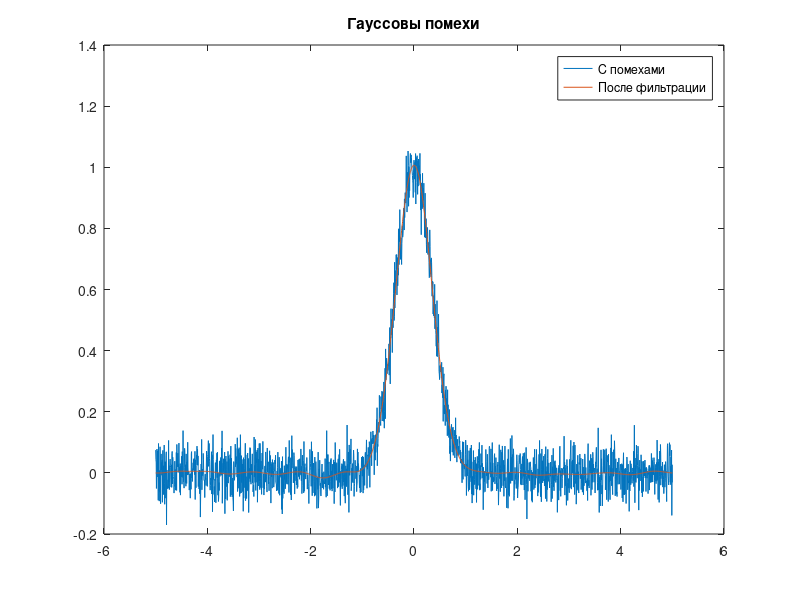
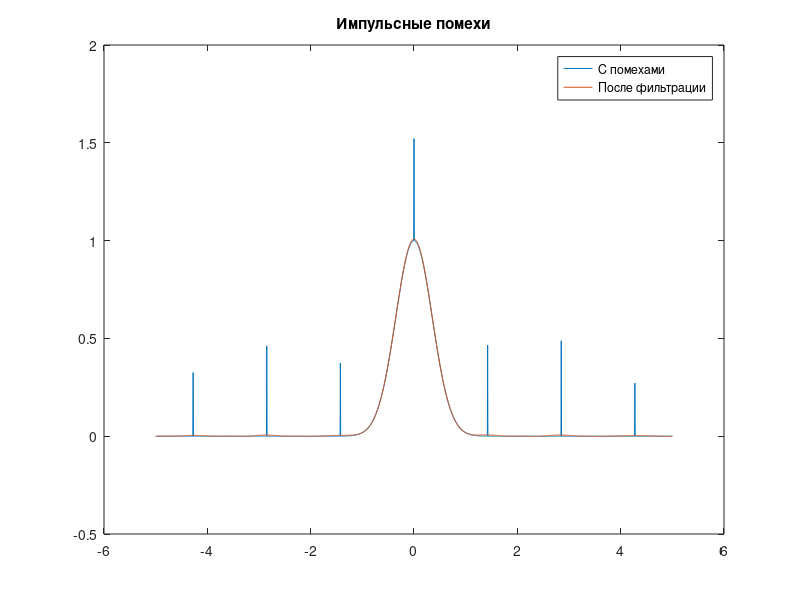

Write the MATLAB code that produced these figures, in order.
function lab06
	% Входные параметры
	A = 1.0;
	sigma = 0.5;

	% ОДЗ
	t_max = 5;
	dt = 0.005;
	t = -t_max:dt:t_max;

	% Генерация сигнала Гаусса
	x0 = gaussian(t, A, sigma);

	% Генерация Гауссовых помех
	NA = 0;
	NS = 0.05;
	n1 = normrnd(NA, NS, [1 length(x0)]);
	x1 = x0 + n1;

	% Генерация импульсных помех
	count = 7;
	M = 0.4;
	n2 = impulse_noise(length(x0), count, M);
	x2 = x0 + n2;

	% Фильтрация
	y1 = wiener_filter(fft(x1), fft(n1));
	y2 = wiener_filter(fft(x2), fft(n2));

	graph_figure(1, t, x1, y1, 'Гауссовы помехи')
	graph_figure(2, t, x2, y2, 'Импульсные помехи')
end

function graph_figure(i, t, x, y, tit)
	figure(i)
	plot(t, x, t, ifft(fft(x) .* y));
	title(tit);
	legend('С помехами', 'После фильтрации');
	print(strcat('plot06_', num2str(i)), '-dpng');
end

% Gaussian pulse generation
function y = gaussian(x, A, sigma)
	y = A * exp(-(x / sigma) .^ 2);
end

% Impulsive noise generation
function y = impulse_noise(size, N, mult)
	step = floor(size / N);
	y = zeros(1, size);
	for i = 0:floor(N / 2)
		y(round(size / 2) + i * step) = mult * (0.5 + rand);
		y(round(size / 2) - i * step) = mult * (0.5 + rand);
	end
end

function y = wiener_filter(x, n)
	y = 1 - (n ./ x) .^ 2;
end
